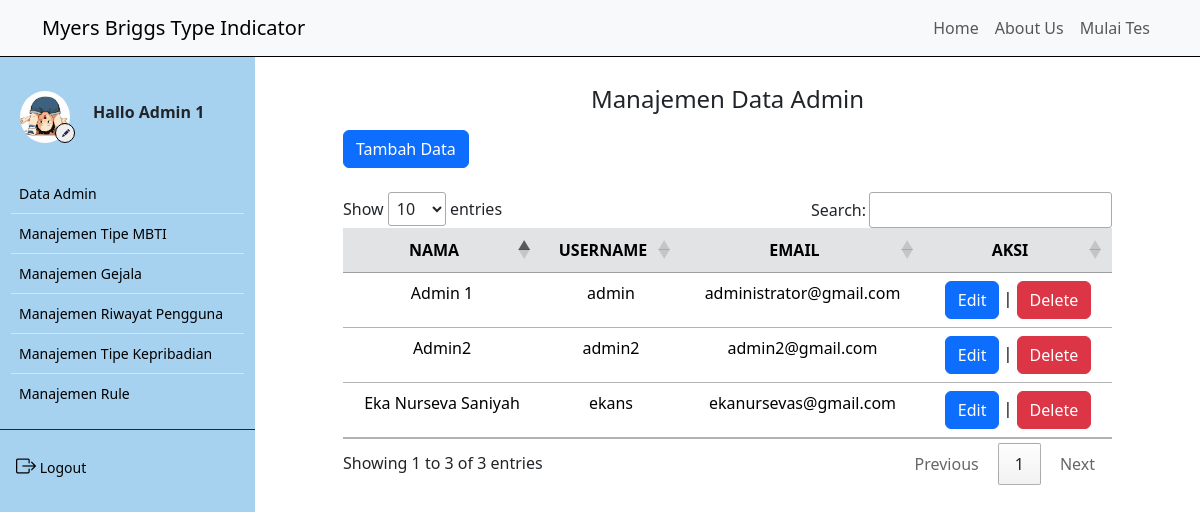
/admin/data_admin.php (signed in), run on an earlier commit of the app's database.
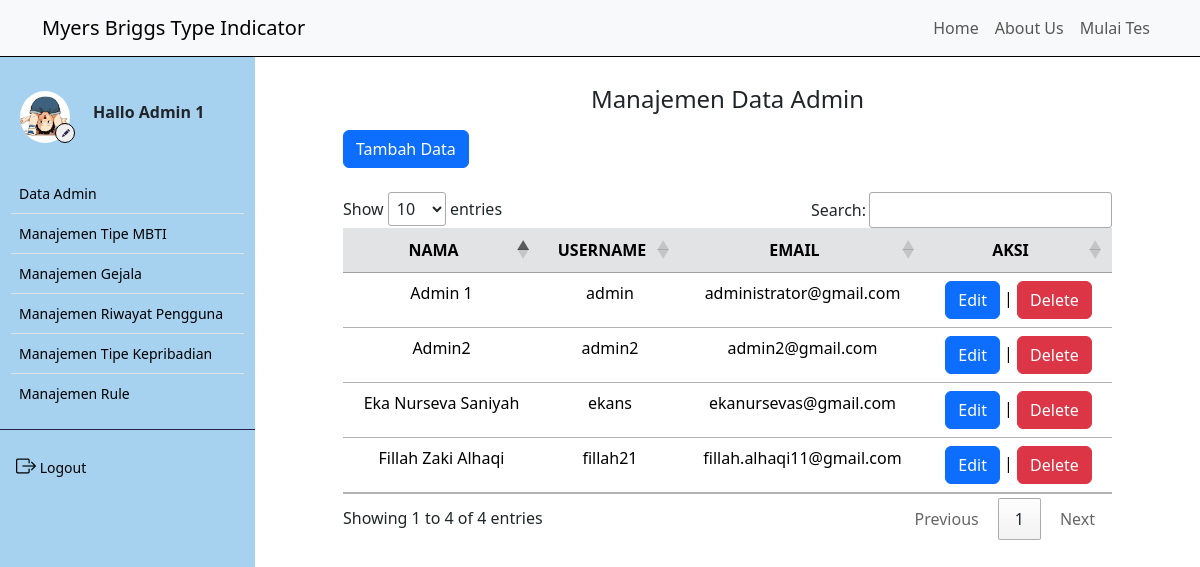
And on a later commit of the database.
### tables this page shows
CREATE TABLE `user` (
  `iduser` int(11) NOT NULL,
  `nama` varchar(50) NOT NULL,
  `username` varchar(50) NOT NULL,
  `password` varchar(100) NOT NULL,
  `email` varchar(50) NOT NULL,
  `foto` varchar(50) NOT NULL
);

### controller/main.php (called while the page is built, shortened)
<?php
$conn = mysqli_connect("localhost", "root", "", "mbti");
function query($query)
{
    global $conn;
    $result = mysqli_query($conn, $query);
    $rows = [];
    while ($row = mysqli_fetch_assoc($result)) {
        $rows[] = $row;
    }
    return $rows;
}
function generateRandomKey()
{
    $keyLength = 32;
    $randomBytes = openssl_random_pseudo_bytes($keyLength, $strong);
    if (!$strong) {
        $randomBytes = random_bytes($keyLength);
    }
    return base64_encode($randomBytes);
}
function enkripsi($kata)
{
    $key = generateRandomKey();
    $string = openssl_encrypt($kata, 'AES-256-CBC', $key, 0, substr($key, 0, 16));
    $hasilEnkripsi = base64_encode($key . $string);
    return $hasilEnkripsi;
}
function dekripsi($kata)
{
    $string = base64_decode($kata);
    $key = substr($string, 0, 44);
    $enkripsi = substr($string, 44);
    $hasil = openssl_decrypt($enkripsi, 'AES-256-CBC', $key, 0, substr($key, 0, 16));
    return $hasil;
}
?>

### admin/data_admin.php (the view, shortened to what this page needs)
<?php
$data = query("SELECT * FROM user");
?>
<!DOCTYPE html>
<html lang="en">
<head>
    <link href="https://cdn.jsdelivr.net/npm/bootstrap@5.3.2/dist/css/bootstrap.min.css" rel="stylesheet"
 />
    <link rel="stylesheet" href="https://cdn.jsdelivr.net/npm/bootstrap-icons@1.9.1/font/bootstrap-icons.css" />
    <link rel="stylesheet" href="https://cdn.datatables.net/1.13.4/css/jquery.dataTables.min.css">
    <link rel="stylesheet" href="../style.css">
</head>
<body>
    <div class="content">
        <?php
        require_once('../navbar/navbar_inside.php');
        ?>
        <div class="main-container m-0">
            <div class="d-flex">
                <?php
                require_once('../navbar/sidebar_inside.php');
                ?>
                <div class="contents" style="margin: 75px 0; padding: 10px 40px;">
                    <h4 class="text-center">Manajemen Data Admin</h4>
                    <div class="ms-5 mt-3">
                        <a href="../admin/input.php">
                            <button class="btn btn-primary">Tambah Data</button>
                        </a>
                    </div>
                    <div class="tabel mt-4 mx-5">
                        <table id="example" class="table table-hover text-center">
                            <thead>
                                <tr class="table-secondary">
                                    <th class="text-center" scope="col">NAMA</th>
                                    <th class="text-center" scope="col">USERNAME</th>
                                    <th class="text-center" scope="col">EMAIL</th>
                                    <th class="text-center" scope="col">AKSI</th>
                                </tr>
                            </thead>
                            <tbody>
                                <?php
                                foreach ($data as $d):
                                    $id_enkrip = enkripsi($d['iduser']);
                                    ?>
                                    <tr>
                                        <td>
                                            <?= $d['nama']; ?>
                                        </td>
                                        <td>
                                            <?= $d['username']; ?>
                                        </td>
                                        <td>
                                            <?= $d['email']; ?>
                                        </td>
                                        <td>
                                            <a class="btn btn-primary"
                                                href="../admin/edit.php?id=<?= $id_enkrip; ?>">Edit</a> | <a
                                                class="btn btn-danger" id="delete"
                                                onclick="confirmDelete(<?= $d['iduser']; ?>)">Delete</a>
                                        </td>
                                    </tr>
                                    <?php
                                endforeach;
                                ?>
                            </tbody>
                        </table>
                    </div>
                </div>
            </div>
        </div>
</body>
</html>

### navbar/navbar_inside.php (shortened to what this page needs)
<?php
    require_once '../controller/main.php';
?>
<nav class="navbar navbar-expand-lg bg-body-tertiary">
    <div class="container-fluid container-sm">
        <a class="navbar-brand" href="../index.php">Myers Briggs Type Indicator</a>
        <div class="collapse navbar-collapse d-flex justify-content-end" id="navbarNav">
            <ul class="navbar-nav">
                <li class="nav-item">
                    <a class="nav-link" aria-current="page" href="../index.php">Home</a>
                </li>
                <li class="nav-item">
                    <a class="nav-link" href="../index.php#about">About Us</a>
                </li>
                <li class="nav-item">
                    <a class="nav-link" type="button" data-bs-toggle="modal" data-bs-target="#Tes">
                        Mulai Tes
                    </a>
                </li>
            </ul>
        </div>
    </div>
</nav>

### navbar/sidebar_inside.php (shortened to what this page needs)
<?php
require_once '../controller/main.php';
$id_user = dekripsi($_COOKIE['SPmbti']);
$user = query("SELECT * FROM user WHERE iduser = $id_user")[0];
?>
<div class="sidebar" id="side_nav">
    <div class="content-side">
        <div class="profil pt-4">
            <div class="row d-flex align-items-center">
                <div class="col-sm-4 me-0">
                    <img src="../image/<?= $user['foto']; ?>" class="rounded-circle" alt="profi">
                    <a href="../profil">
                        <button class="rounded-circle"><i class="bi bi-pencil-fill"></i></button>
                    </a>
                </div>
                <div class="col-sm-8 m-0">
                    <h6 class="fw-bold">
                        Hallo
                        <?= $user['nama']; ?>
                    </h6>
                </div>
            </div>
        </div>
        <div class="">
            <ul class="list-group list-group-flush pt-4 fw-medium">
                <li class="list-group-item">
                    <a href="../admin/data_admin.php" class="text-decoration-none d-block">
                        <span>Data Admin</span>
                    </a>
                </li>
                <li class="list-group-item">
                    <a href="../tipe_mbti" class="text-decoration-none d-block">
                        <span>Manajemen Tipe MBTI</span>
                    </a>
                </li>
                <li class="list-group-item">
                    <a href="../gejala" class="text-decoration-none d-block">
                        <span>Manajemen Gejala</span>
                    </a>
                </li>
                <li class="list-group-item">
                    <a href="../riwayat" class="text-decoration-none d-block">
                        <span>Manajemen Riwayat Pengguna</span>
                    </a>
                </li>
                <li class="list-group-item">
                    <a href="../tipe_kepribadian" class="text-decoration-none d-block">
                        <span>Manajemen Tipe Kepribadian</span>
                    </a>
                </li>
                <li class="list-group-item">
                    <a href="rule" class="text-decoration-none d-block">
                        <span>Manajemen Rule</span>
                    </a>
                </li>
            </ul>
        </div>
        <hr class="hr-color">
        <ul class="list-unstyled fw-medium pb-5">
            <li>
                <a href="../logout.php" class="text-decoration-none d-block">
                    <i class="bi bi-box-arrow-right fs-5"></i>
                    <span>Logout</span>
                </a>
            </li>
        </ul>
    </div>
</div>

### style.css (style rules this page uses)
.content, .contents { min-height: 100vh; width: 100%; }
.navbar { z-index: 1; display: flex; position: fixed; width: 100%; border-bottom: 1px solid black; }
.sidebar { background: #7ebeeab0; min-width: 255px; max-width: 255px; transition: all ease-in 0.3s; min-height: 100vh; }
hr.hr-color { color: #272247; opacity: 1; }
.sidebar ul { padding: 0 11px; }
.sidebar li a { color: black; padding: 5px; font-size: 14px; margin-left: 0; }
.sidebar .list-group-item { padding: 4px 3px; }
.sidebar .list-group-item { background-color: transparent; }
.content-side { position: fixed; margin-top: 60px; width: 255px; }
.sidebar .profil img { width: 50px; height: 66px; margin-left:20px; padding: 7px 0; display: block; transition: all ease-in 0.3s; object-fit: cover; }
.sidebar .profil button { border: 1px solid black; position: absolute; margin-top: -27px; margin-left: 55px; width: 20px; height: 20px; }
.sidebar .profil button i { font-size: 8px; color: #272247; margin-top: -6px; margin-left: -3px; position: absolute; }

What changed in the data, as far as the page shows it:
added user: nama "Fillah Zaki Alhaqi", username "fillah21", email "fillah.alhaqi11@gmail.com"
Also different on the page:
text written by a page script: "Show entries Search: Showing 1 to 3 of 3 entries Previous 1 Next" → "Show entries Search: Showing 1 to 4 of 4 entries Previous 1 Next"
